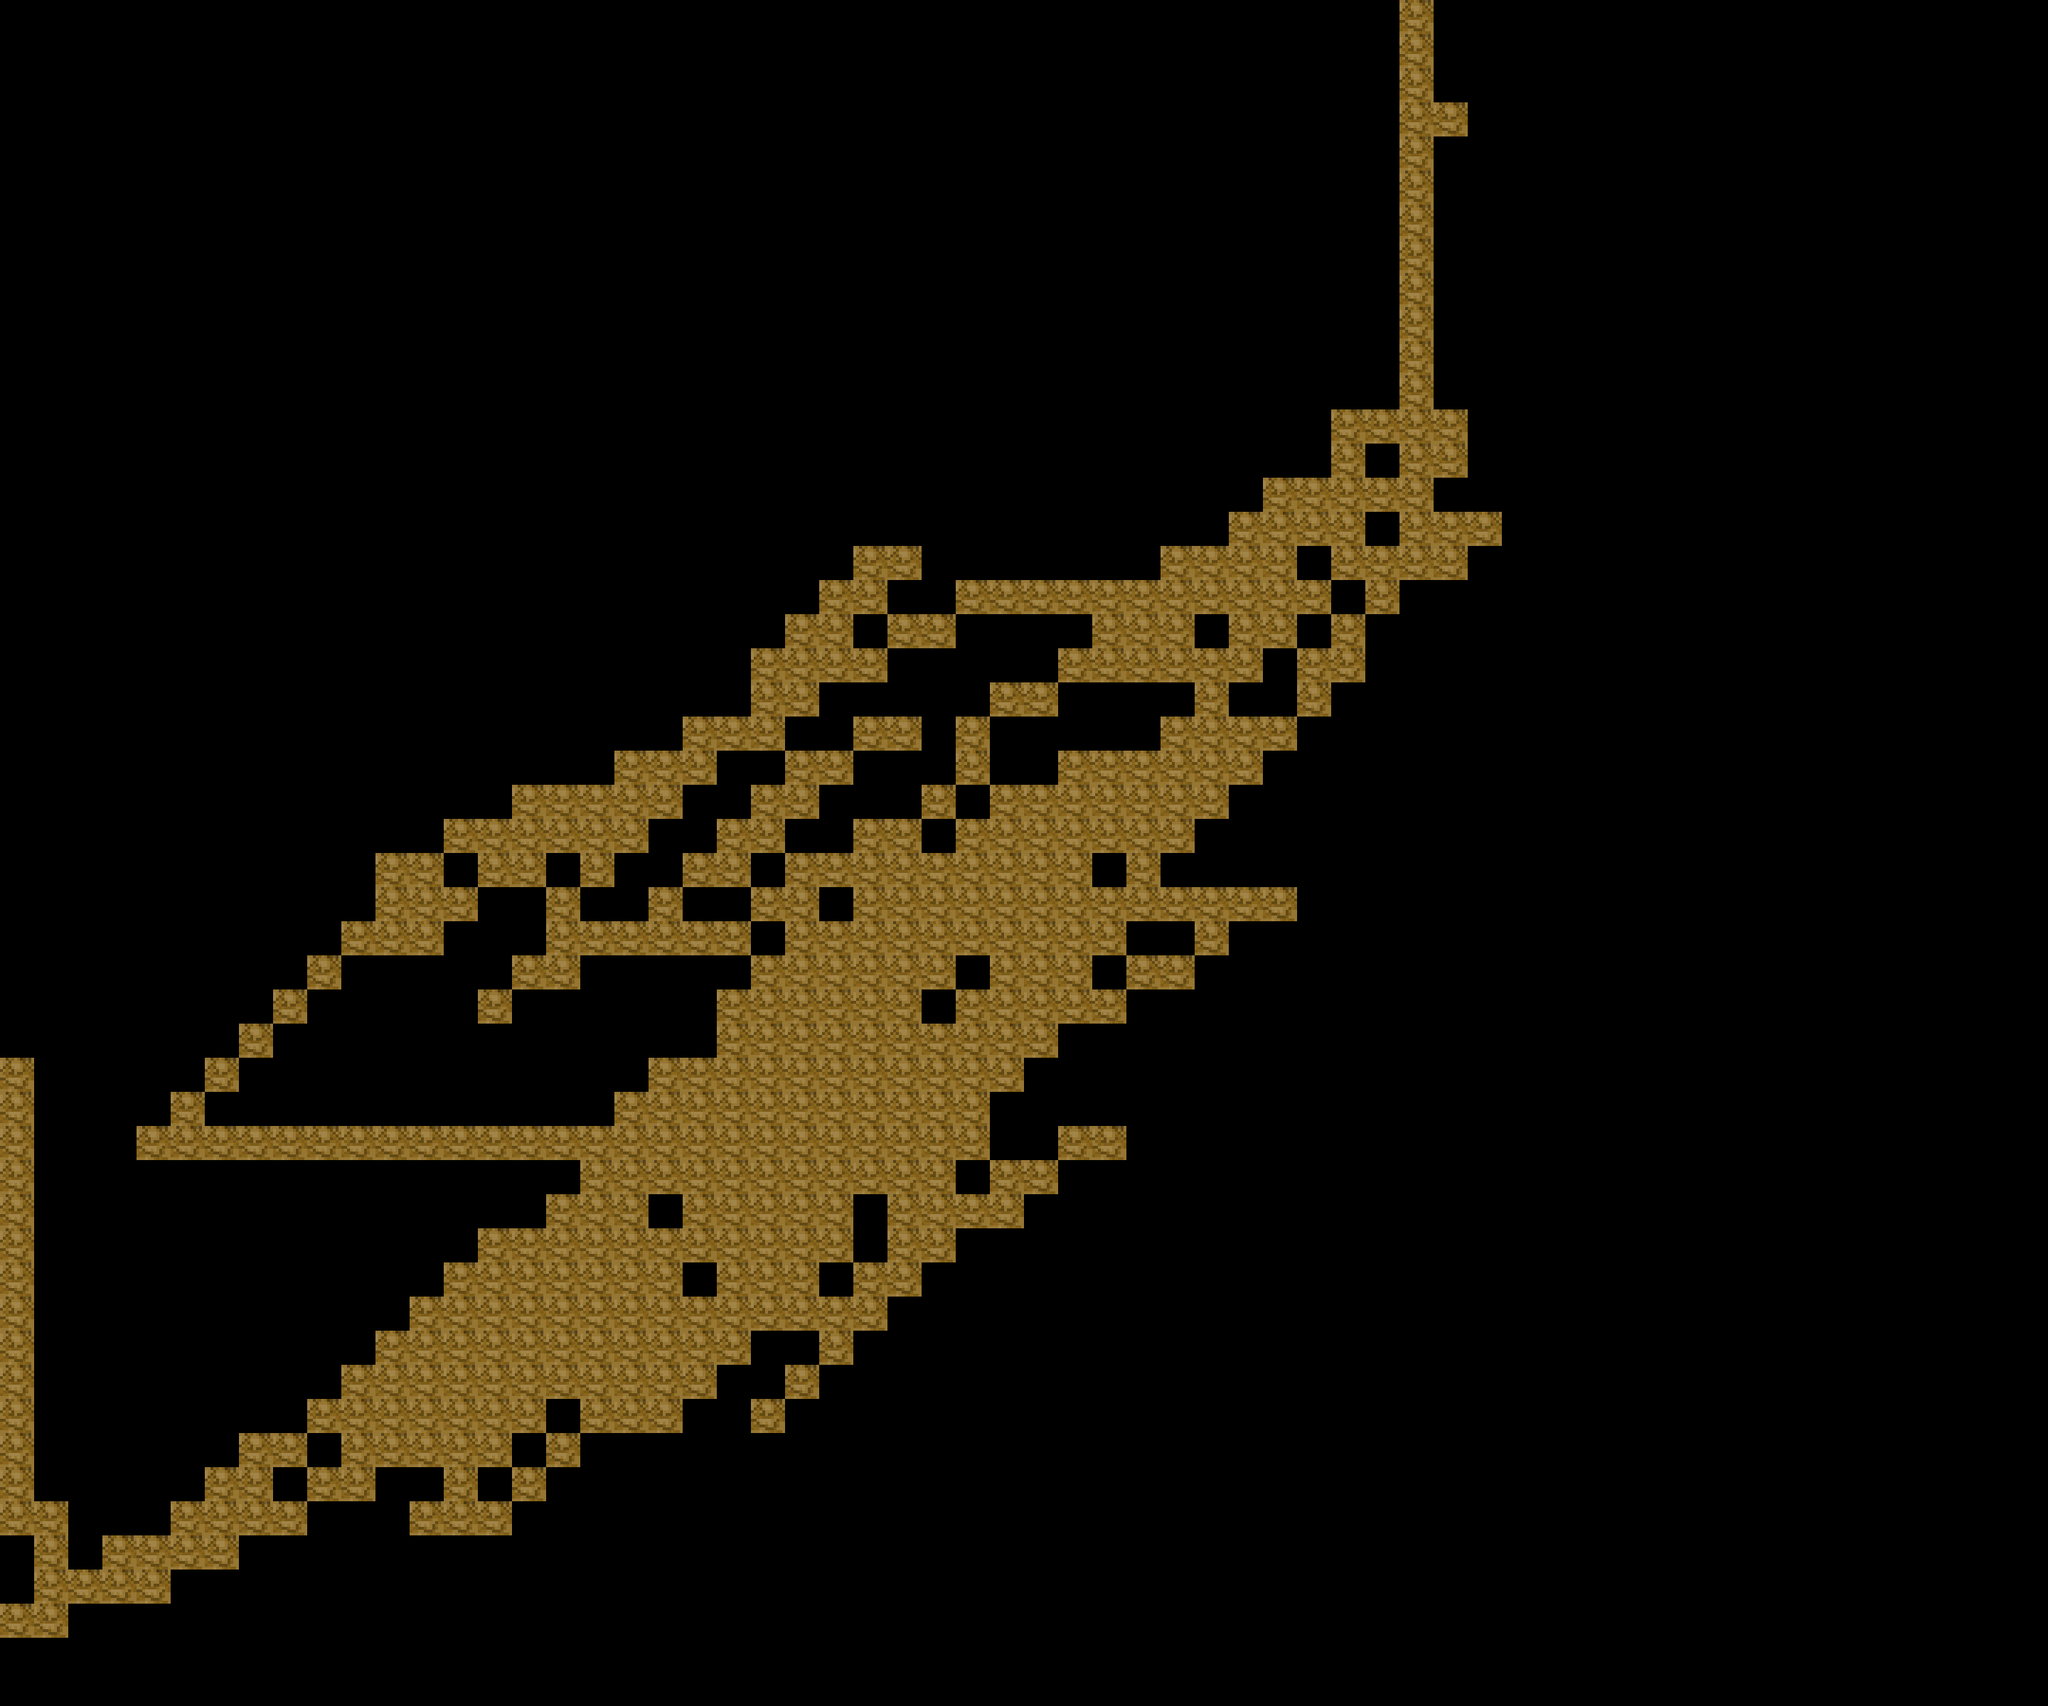

Below is a game level as drawn by its tile map, then a one-line description and the .tmx that defines it (tile-layer data replaced by summaries):
An orthogonal 60x50 tile map with 48x48 px tiles, 1 tile layer (rename).

<map version="1.0" orientation="orthogonal" renderorder="right-down" width="60" height="50" tilewidth="48" tileheight="48" nextobjectid="1">
 <tileset firstgid="1" name="tiles3" tilewidth="48" tileheight="48">
  <image source="tiles3.png" trans="ffffff" width="560" height="640" />
 </tileset>
 <layer name="rename" width="60" height="50">
  <data>[3000 cells, 430 non-empty, 1 distinct tile ids]</data>
 </layer>
</map>
